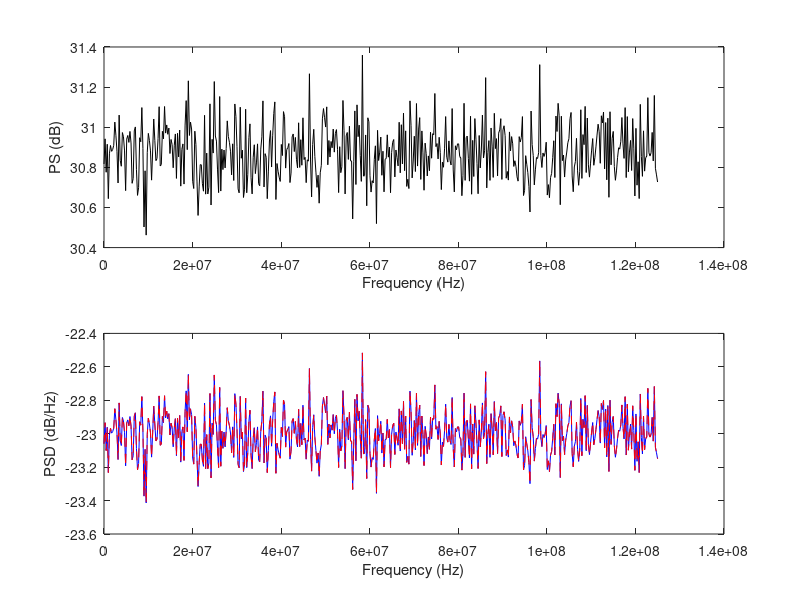

Recreate this plot in MATLAB.
%%
% 产生物理噪声信号，经过DFT后分析其显示功率谱密度和原功率谱密度的关系
% 1) 考虑矩形窗的(1/N)*DFT
clear;clc;
L = 1024;
Nfft = 1024;
M = 1000;
N = Nfft*M;
n= (0:N-1);

fs = 250e6;
fres = fs/Nfft;

% BW = fres;
% BW = enbw(hann(L))*fres;
% Pn_measured_dBm = 17; % 噪声功率测量值13 dBm

sigma = 0.05;% w/Hz

x = (fs)^0.5*sigma.*randn(1,N); % 在fs采样后的噪声序列，其功率为sigma^2*fs

x_arr = reshape(x,Nfft,M);
%%
% fcn_hanning = hann(L);
fcn_win = rectwin(L); % 可使用其他窗hann(L)
% fcn_hanning_arr = repmat(fcn_hanning,1,M);
fcn_win_arr = repmat(fcn_win,1,M);
x_win_arr = x_arr.*fcn_win_arr;

kfrex = 0:Nfft/2;
kfind = kfrex+1;
X_arr = fft(x_win_arr)/Nfft; % normalized fft
% PY_1 = abs(Y_arr(kfind,1)).^2;
% Y_mean = fft(x_arr)/Nfft; % normalized fft
Pxx_mean = mean(abs(X_arr).^2,2);

FNG = Nfft/2; FNG_dB = pow2db(FNG);
fres_dB = pow2db(fres); 

Pxx = Pxx_mean(kfind)*2;
Pxx_psd = Pxx/fres;
Pxx_dB = pow2db(Pxx);
Pxx_psd_dB = pow2db(Pxx_psd);
Pxx_psd_dB1 = Pxx_dB - fres_dB;
% noverlap = 0;
% [xpsd,f] = pwelch(x,L,noverlap,Nfft,fs);

%%
Pxx_esm = mean(Pxx(2:end-1));
sigma_esm = (Pxx_esm/2/fres)^0.5;
%%
figure(1)
subplot(2,1,1)
plot(kfrex*fres, Pxx_dB,'k-')
xlabel('Frequency (Hz)')
ylabel('PS (dB)')
subplot(2,1,2)
plot(kfrex*fres,Pxx_psd_dB,'b-')
hold on
plot(kfrex*fres,Pxx_psd_dB1,'r--')
xlabel('Frequency (Hz)')
ylabel('PSD (dB/Hz)')

%%

% CPG_measure_db = pow2db(max(xpsd))-max(PY_PSD_dB);
% CPG_hanning = (sum(hann(L))/Nfft)^2;
% CPG_gain_dB_hanning = 10*log10(CPG_hanning);
% ICPG_hanning = sum(hann(L).^2)/Nfft;
% ICPG_gain_dB_hanning = 10*log10(ICPG_hanning);

% kc = find(xps==max(xps));
% xps_dbm = pow2db(xps/1e-3);
% xps_dbm(kc-1:kc+1) = pow2db(xps(kc-1:kc+1)/1e-3/ohm);
% 
% xps_mw = xps/1e-3;
% noise_xps_mean_dbm = pow2db(mean([xps_mw(2:kc-10);xps_mw(kc+10:end-1)]));
% sig_dbm = pow2db(xps(kc)/1e-3/ohm);
% figure(2)
% plot(f,xps_dbm,'b-')
% 
% disp([sig_dbm,noise_xps_mean_dbm])
